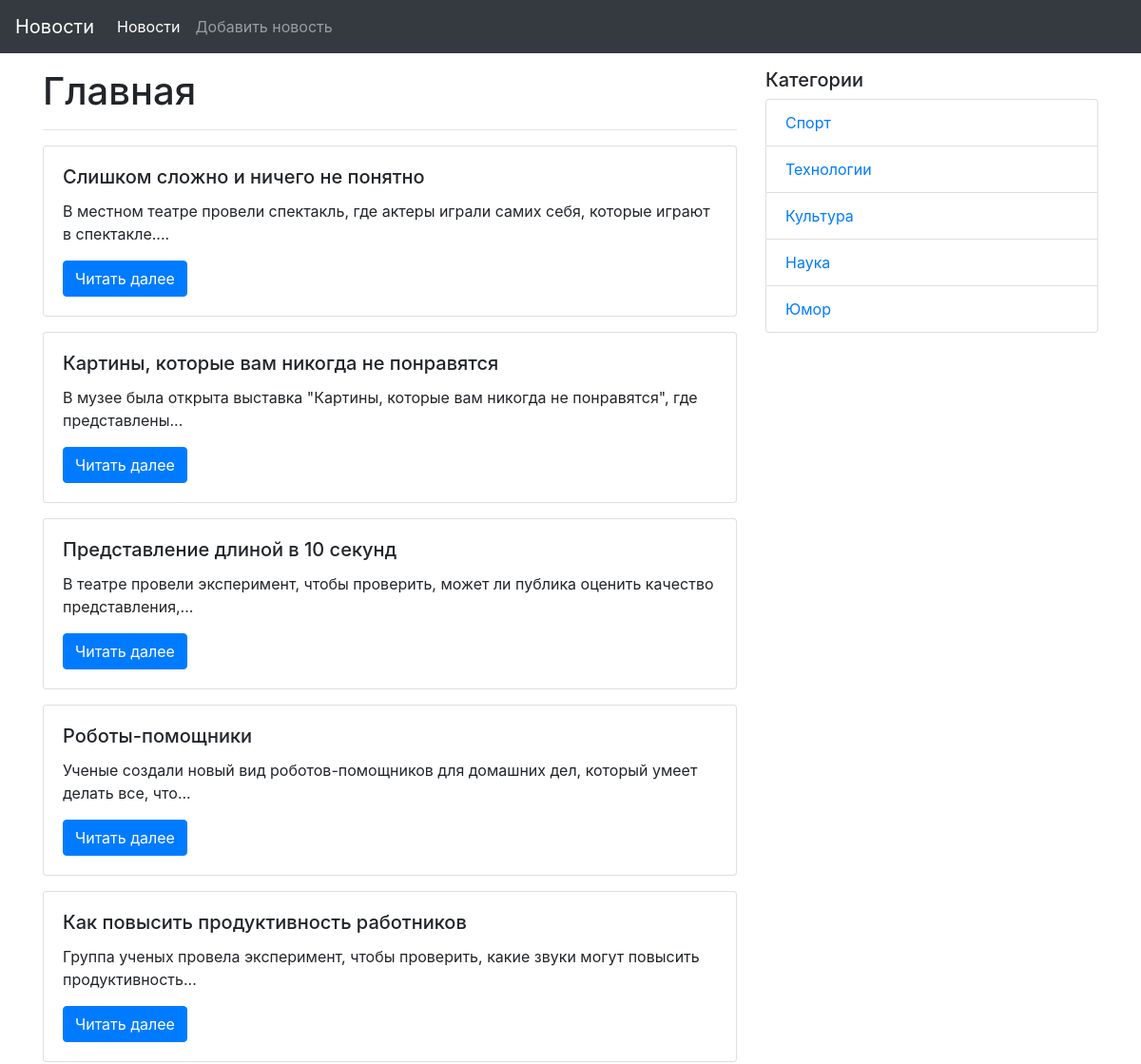
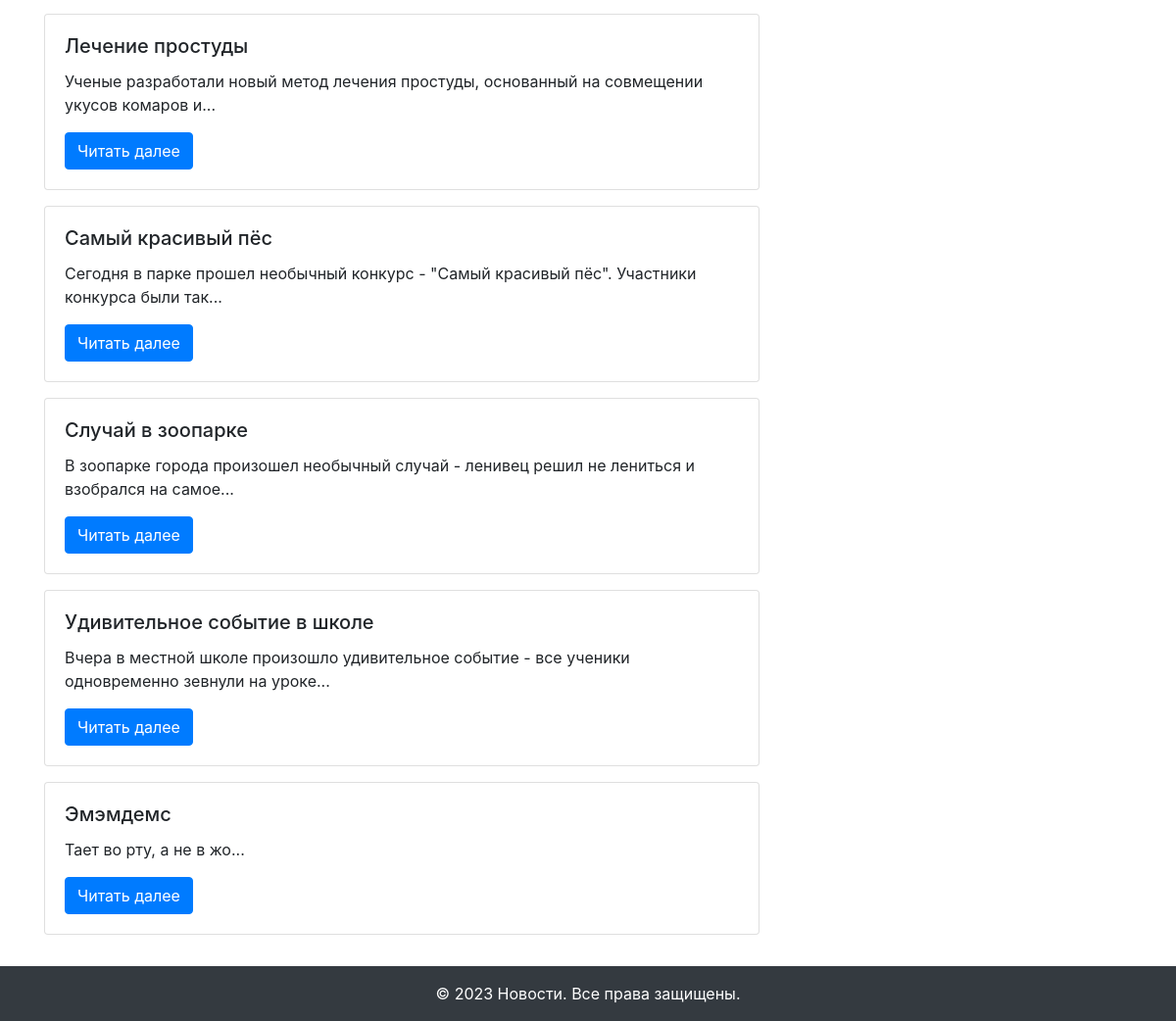
The page / on the database its author committed (2 pictures, top to bottom).
### main.py (models this page shows, shortened)
class News(db.Model):
    id = db.Column(db.Integer, primary_key=True)
    title = db.Column(db.String(255), unique=True, nullable=False)
    text = db.Column(db.Text, nullable=False)
    created_date = db.Column(db.DateTime, default=datetime.datetime.utcnow())
    category_id = db.Column(db.Integer, db.ForeignKey('category.id'), nullable=True)
    category = db.relationship('Category', back_populates='news')

class Category(db.Model):
    id = db.Column(db.Integer, primary_key=True)
    title = db.Column(db.String(255), nullable=False)
    news = db.relationship('News', back_populates='category')

### main.py (the view)
@app.route('/')
def index():
    categories = Category.query.all()
    news_list = News.query.all()
    return render_template('index.html',
                           news=news_list,
                           categories=categories)

### app/templates/index.html (shortened to what this page needs)
{% extends "base.html" %}
{% block content %}
  <h1>Главная</h1>
  <hr>
  {% for one_news in news %}
  <div class="card mb-3">
    <div class="card-body">
      <h5 class="card-title">{{ one_news.title }}</h5>
      <p class="card-text">{{ one_news.text|truncate(100) }}</p>
      <a href="{{ url_for('news_detail', id=one_news.id) }}" class="btn btn-primary">Читать далее</a>
    </div>
  </div>
  {% else %}
    <p class="card-text">Новостей пока нет!</p>
  {% endfor %}
{% endblock content %}

### app/templates/base.html (shortened to what this page needs)
<!DOCTYPE html>
<html lang="ru">
<head>
  <link rel="stylesheet" href="{{ url_for('static', filename='css/bootstrap.min.css') }}">
</head>
<body>
  <div id="wrapper">
    {% include "navigation.html" %}
    <div class="container my-3">
      <div class="row">
        <div class="col-md-8">
          {% block content %}{% endblock content %}
        </div>
        {% include "side_navigation.html" %}
      </div>
    </div>
    {% include "footer.html" %}
  </div>
</body>
</html>

### app/templates/navigation.html (shortened to what this page needs)
<nav class="navbar navbar-expand-md navbar-dark bg-dark">
  <a class="navbar-brand" href="{{ url_for('index') }}">Новости</a>
  <div class="collapse navbar-collapse" id="navbarNav">
    <ul class="navbar-nav">
      <li class="nav-item active">
        <a class="nav-link" href="{{ url_for('index') }}">Новости</a>
      </li>
      <li class="nav-item">
        <a class="nav-link" href="{{ url_for('add_news') }}">Добавить новость</a>
      </li>
    </ul>
  </div>
</nav>

### app/templates/side_navigation.html
<div class="col-md-4">
  <h5>Категории</h5>
  <ul class="list-group">
    {% for category in categories %}
      <li class="list-group-item"><a href="{{ url_for('category', id=category.id) }}">{{ category.title }}</a></li>
    {% endfor %}
  </ul>
</div>

### app/templates/footer.html
<footer id="footer" class="bg-dark text-white text-center py-3">
  &copy; 2023 Новости. Все права защищены.
</footer>

### rows shown on the page
News: title "Слишком сложно и ничего не понятно", text "В местном театре провели спектакль, где актеры играли самих себя, которые играют в спектакле...."
News: title "Картины, которые вам никогда не понравятся", text "В музее была открыта выставка \"Картины, которые вам никогда не понравятся\", где представлены..."
News: title "Представление длиной в 10 секунд", text "В театре провели эксперимент, чтобы проверить, может ли публика оценить качество представления,..."
News: title "Роботы-помощники", text "Ученые создали новый вид роботов-помощников для домашних дел, который умеет делать все, что..."
News: title "Как повысить продуктивность работников", text "Группа ученых провела эксперимент, чтобы проверить, какие звуки могут повысить продуктивность..."
News: title "Лечение простуды", text "Ученые разработали новый метод лечения простуды, основанный на совмещении укусов комаров и..."
News: title "Самый красивый пёс", text "Сегодня в парке прошел необычный конкурс - \"Самый красивый пёс\". Участники конкурса были так..."
News: title "Случай в зоопарке", text "В зоопарке города произошел необычный случай - ленивец решил не лениться и взобрался на самое..."
News: title "Удивительное событие в школе", text "Вчера в местной школе произошло удивительное событие - все ученики одновременно зевнули на уроке..."
News: title "Эмэмдемс", text "Тает во рту, а не в жо..."
Category: title "Спорт"
Category: title "Технологии"
Category: title "Культура"
Category: title "Наука"
Category: title "Юмор"
